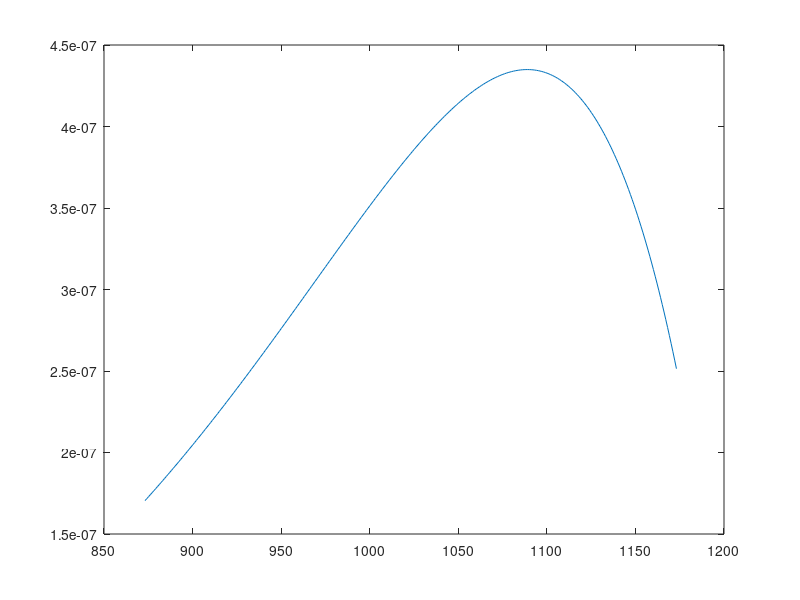

This figure's MATLAB source:
X = 0.9999;
Af = 1;
Ab = 9.89;
Ef = 5555;
Eb = 19444;

r = @(T) Af*exp(-Ef./T)*(1 - X) - Ab*exp(-Eb./T)*X;

T = 873.15:1173.15;

plot(T, r(T))